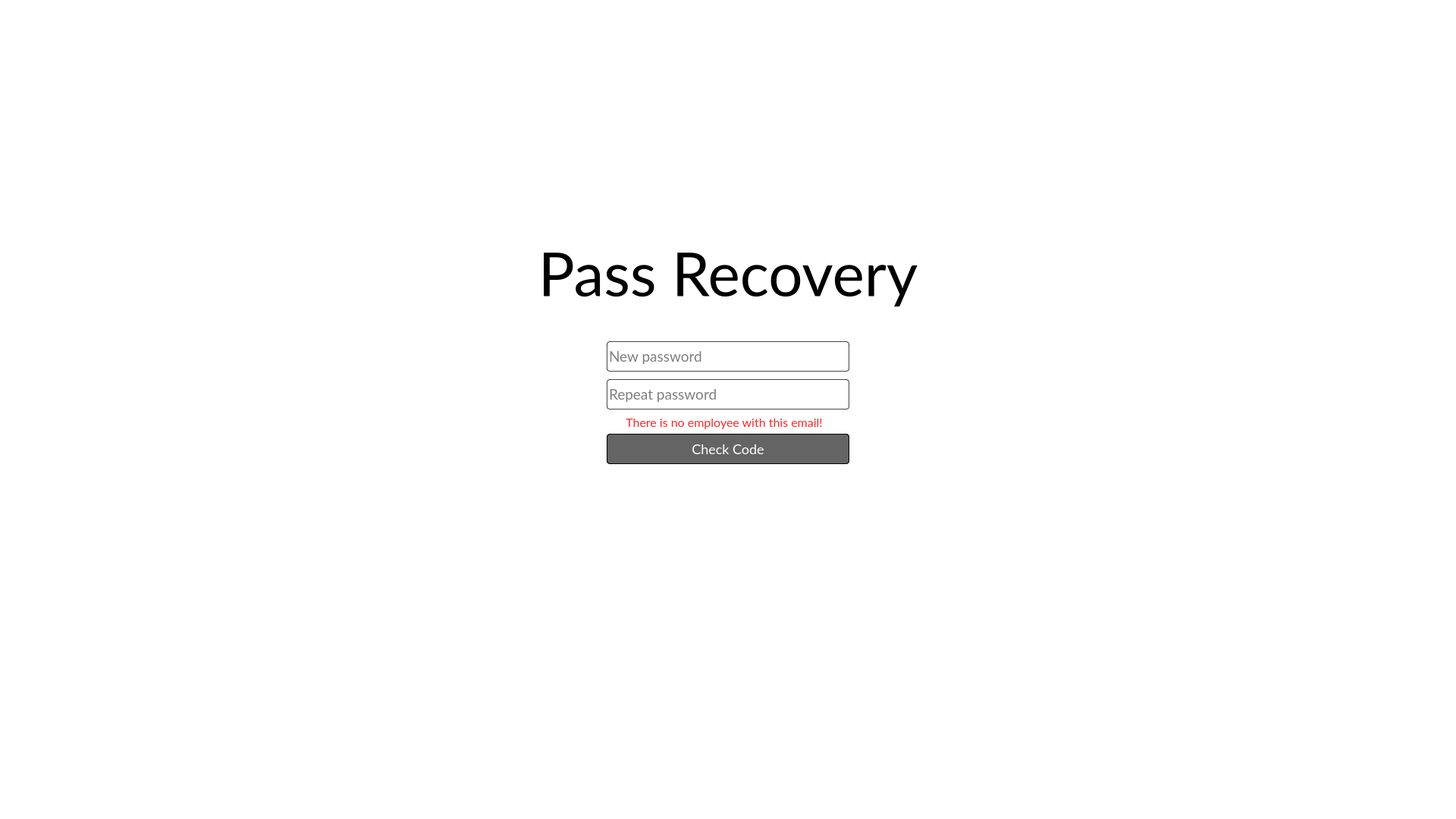
<?xml version="1.0" encoding="UTF-8"?>
<ui version="4.0">
 <class>PasswordRecoveryPage</class>
 <widget class="QWidget" name="PasswordRecoveryPage">
  <property name="geometry">
   <rect>
    <x>0</x>
    <y>0</y>
    <width>1920</width>
    <height>1080</height>
   </rect>
  </property>
  <property name="windowTitle">
   <string>Form</string>
  </property>
  <property name="styleSheet">
   <string notr="true">background-color:transparent;
font-family:Lato, Consolas;</string>
  </property>
  <widget class="QLabel" name="label_4">
   <property name="geometry">
    <rect>
     <x>550</x>
     <y>1431</y>
     <width>49</width>
     <height>16</height>
    </rect>
   </property>
   <property name="text">
    <string>TextLabel</string>
   </property>
  </widget>
  <widget class="QLabel" name="incorrect_data_Label">
   <property name="geometry">
    <rect>
     <x>1090</x>
     <y>1131</y>
     <width>211</width>
     <height>21</height>
    </rect>
   </property>
   <property name="styleSheet">
    <string notr="true">background-color:transparent;
font-size:14px;</string>
   </property>
   <property name="text">
    <string>Incorrect Username or Password!</string>
   </property>
  </widget>
  <widget class="QLabel" name="label_2">
   <property name="geometry">
    <rect>
     <x>490</x>
     <y>1301</y>
     <width>49</width>
     <height>16</height>
    </rect>
   </property>
   <property name="text">
    <string>TextLabel</string>
   </property>
  </widget>
  <widget class="QLabel" name="error_message">
   <property name="geometry">
    <rect>
     <x>750</x>
     <y>544</y>
     <width>410</width>
     <height>25</height>
    </rect>
   </property>
   <property name="styleSheet">
    <string notr="true">text-align:center;
background-color:transparent;
font-size:16px;
color:rgb(252, 41, 41);
font-family:Lato, Arial, Consolas;</string>
   </property>
   <property name="text">
    <string>There is no employee with this email!</string>
   </property>
   <property name="alignment">
    <set>Qt::AlignmentFlag::AlignCenter</set>
   </property>
  </widget>
  <widget class="QWidget" name="confirmed_widget" native="true">
   <property name="geometry">
    <rect>
     <x>750</x>
     <y>400</y>
     <width>410</width>
     <height>350</height>
    </rect>
   </property>
   <property name="styleSheet">
    <string notr="true">background-color:transparent;
font-family:Lato, Arial, Consolas;
</string>
   </property>
   <widget class="QLineEdit" name="code_LineEdit">
    <property name="geometry">
     <rect>
      <x>50</x>
      <y>100</y>
      <width>320</width>
      <height>40</height>
     </rect>
    </property>
    <property name="font">
     <font>
      <family>Lato</family>
      <pointsize>14</pointsize>
     </font>
    </property>
    <property name="styleSheet">
     <string notr="true">border-radius:4px;
background-color:white;
color:black;
border:1px solid rgba(0, 0, 0, 0.6);</string>
    </property>
    <property name="placeholderText">
     <string>Code From E-Mail</string>
    </property>
   </widget>
   <widget class="QLineEdit" name="email_LineEdit">
    <property name="geometry">
     <rect>
      <x>50</x>
      <y>50</y>
      <width>320</width>
      <height>40</height>
     </rect>
    </property>
    <property name="font">
     <font>
      <family>Lato</family>
      <pointsize>14</pointsize>
     </font>
    </property>
    <property name="styleSheet">
     <string notr="true">border-radius:4px;
background-color:white;
color:black;
border:1px solid rgba(0, 0, 0, 0.6);</string>
    </property>
    <property name="placeholderText">
     <string>Email</string>
    </property>
   </widget>
   <widget class="QWidget" name="recovery_widget" native="true">
    <property name="geometry">
     <rect>
      <x>0</x>
      <y>0</y>
      <width>410</width>
      <height>350</height>
     </rect>
    </property>
    <property name="styleSheet">
     <string notr="true">background-color:transparent;
font-family:Lato, Arial, Consolas;
</string>
    </property>
    <widget class="QLineEdit" name="repeated_pass_LineEdit">
     <property name="geometry">
      <rect>
       <x>50</x>
       <y>100</y>
       <width>320</width>
       <height>40</height>
      </rect>
     </property>
     <property name="font">
      <font>
       <family>Lato</family>
       <pointsize>14</pointsize>
      </font>
     </property>
     <property name="styleSheet">
      <string notr="true">border-radius:4px;
background-color:white;
font-family:Lato, Arial, Consolas;
color:black;
border:1px solid rgba(0, 0, 0, 0.6);</string>
     </property>
     <property name="placeholderText">
      <string>Repeat password</string>
     </property>
    </widget>
    <widget class="QLineEdit" name="new_pass_LineEdit">
     <property name="geometry">
      <rect>
       <x>50</x>
       <y>50</y>
       <width>320</width>
       <height>40</height>
      </rect>
     </property>
     <property name="font">
      <font>
       <family>Lato</family>
       <pointsize>14</pointsize>
      </font>
     </property>
     <property name="styleSheet">
      <string notr="true">border-radius:4px;
background-color:white;
font-family:Lato, Arial, Consolas;
color:black;
border:1px solid rgba(0, 0, 0, 0.6);</string>
     </property>
     <property name="placeholderText">
      <string>New password</string>
     </property>
    </widget>
   </widget>
  </widget>
  <widget class="QLabel" name="label">
   <property name="geometry">
    <rect>
     <x>680</x>
     <y>310</y>
     <width>560</width>
     <height>100</height>
    </rect>
   </property>
   <property name="font">
    <font>
     <family>Lato</family>
     <pointsize>-1</pointsize>
    </font>
   </property>
   <property name="styleSheet">
    <string notr="true">background-color:transparent;
color:black;
font-family:Lato, Arial, Consolas;
font-size:80px;</string>
   </property>
   <property name="text">
    <string>Pass Recovery</string>
   </property>
   <property name="textFormat">
    <enum>Qt::TextFormat::AutoText</enum>
   </property>
   <property name="scaledContents">
    <bool>true</bool>
   </property>
   <property name="alignment">
    <set>Qt::AlignmentFlag::AlignCenter</set>
   </property>
  </widget>
  <widget class="QPushButton" name="confirm_btn">
   <property name="geometry">
    <rect>
     <x>800</x>
     <y>572</y>
     <width>320</width>
     <height>40</height>
    </rect>
   </property>
   <property name="styleSheet">
    <string notr="true">QPushButton{
	border:1px solid black;
	border-radius:4px;
	color:white;
	font-size:18px;
	font-family:Lato;
	background-color:rgb(100, 100, 100);
}
QPushButton:hover{
	background-color:rgb(140, 140, 140);
}</string>
   </property>
   <property name="text">
    <string>Confirm</string>
   </property>
  </widget>
  <widget class="QPushButton" name="return_to_login_btn">
   <property name="geometry">
    <rect>
     <x>40</x>
     <y>30</y>
     <width>40</width>
     <height>40</height>
    </rect>
   </property>
   <property name="styleSheet">
    <string notr="true">background-color:transparent;
border:none;</string>
   </property>
   <property name="text">
    <string/>
   </property>
   <property name="iconSize">
    <size>
     <width>50</width>
     <height>50</height>
    </size>
   </property>
  </widget>
  <widget class="QPushButton" name="check_code_btn">
   <property name="geometry">
    <rect>
     <x>800</x>
     <y>572</y>
     <width>320</width>
     <height>40</height>
    </rect>
   </property>
   <property name="styleSheet">
    <string notr="true">QPushButton{
	border:1px solid black;
	border-radius:4px;
	color:white;
	font-size:18px;
	font-family:Lato;
	background-color:rgb(100, 100, 100);
}
QPushButton:hover{
	background-color:rgb(140, 140, 140);
}</string>
   </property>
   <property name="text">
    <string>Check Code</string>
   </property>
  </widget>
  <zorder>label_4</zorder>
  <zorder>incorrect_data_Label</zorder>
  <zorder>label_2</zorder>
  <zorder>error_message</zorder>
  <zorder>label</zorder>
  <zorder>confirm_btn</zorder>
  <zorder>return_to_login_btn</zorder>
  <zorder>check_code_btn</zorder>
  <zorder>confirmed_widget</zorder>
 </widget>
 <resources/>
 <connections/>
</ui>
